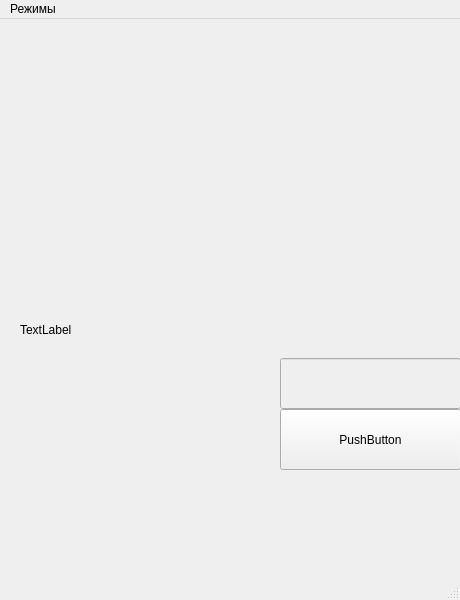
<?xml version="1.0" encoding="UTF-8"?>
<ui version="4.0">
 <class>MainWindow</class>
 <widget class="QMainWindow" name="MainWindow">
  <property name="geometry">
   <rect>
    <x>0</x>
    <y>0</y>
    <width>460</width>
    <height>600</height>
   </rect>
  </property>
  <property name="windowTitle">
   <string>MainWindow</string>
  </property>
  <widget class="QWidget" name="centralwidget">
   <widget class="QPushButton" name="pushButton">
    <property name="geometry">
     <rect>
      <x>280</x>
      <y>390</y>
      <width>181</width>
      <height>61</height>
     </rect>
    </property>
    <property name="text">
     <string>PushButton</string>
    </property>
   </widget>
   <widget class="QLabel" name="label">
    <property name="geometry">
     <rect>
      <x>20</x>
      <y>80</y>
      <width>251</width>
      <height>461</height>
     </rect>
    </property>
    <property name="text">
     <string>TextLabel</string>
    </property>
   </widget>
   <widget class="QLineEdit" name="lineEdit">
    <property name="enabled">
     <bool>false</bool>
    </property>
    <property name="geometry">
     <rect>
      <x>280</x>
      <y>339</y>
      <width>181</width>
      <height>51</height>
     </rect>
    </property>
   </widget>
  </widget>
  <widget class="QMenuBar" name="menubar">
   <property name="geometry">
    <rect>
     <x>0</x>
     <y>0</y>
     <width>460</width>
     <height>21</height>
    </rect>
   </property>
   <widget class="QMenu" name="menu">
    <property name="title">
     <string>Режимы</string>
    </property>
    <addaction name="action_1"/>
    <addaction name="action_2"/>
   </widget>
   <addaction name="menu"/>
  </widget>
  <widget class="QStatusBar" name="statusbar"/>
  <action name="action_1">
   <property name="text">
    <string>Режим1</string>
   </property>
  </action>
  <action name="action_2">
   <property name="text">
    <string>Режим 2</string>
   </property>
  </action>
 </widget>
 <resources/>
 <connections/>
</ui>
